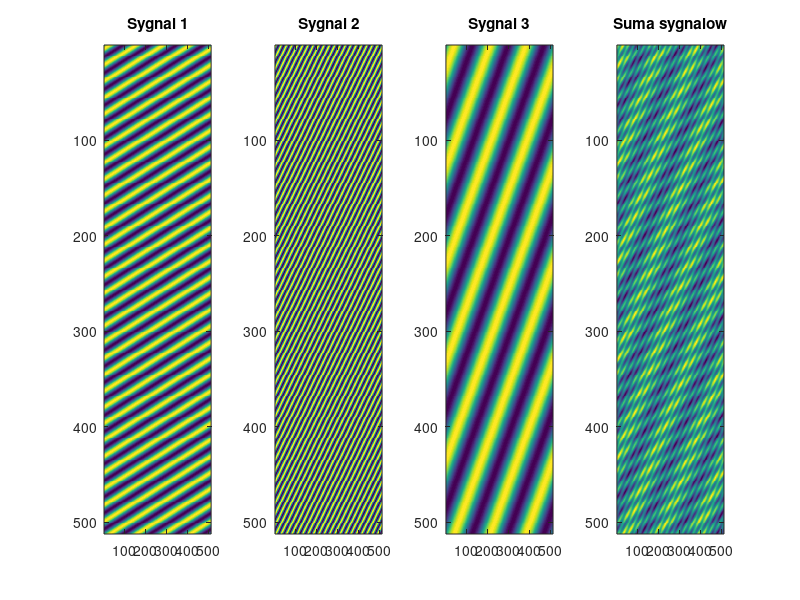
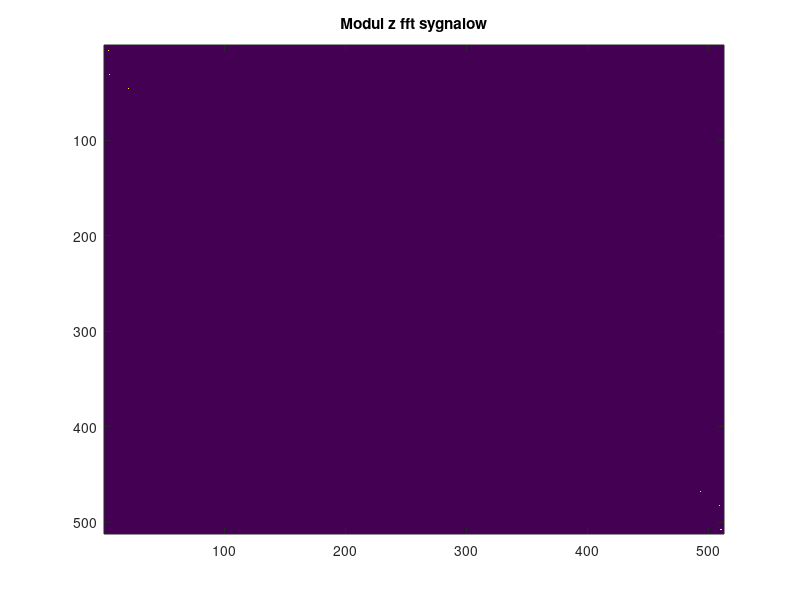

Recreate these plots in MATLAB, in order. (Note: this script raises an error after producing the figures.)
clear all;
close all;

fx1=30;
fx2=4;
fx3=45;
fx4=20;
fx5=5;
fx6=3;

Fsx1=512;
Fsx2=512;
Tsx1=1/Fsx1;
Tsx2=1/Fsx2;

N1=512;
N2=512;
s=zeros(N1,N2);

for n1=1:N1
    for n2=1:N2
        s1(n1,n2)=(sin(2*pi*fx1*n1*Tsx1+2*pi*fx2*n2*Tsx2));
    end
end

for n1=1:N1
    for n2=1:N2
        s2(n1,n2)= sin(2*pi*fx3*n1*Tsx1+2*pi*fx4*n2*Tsx2);       
    end
end

for n1=1:N1
    for n2=1:N2
        s3(n1,n2)= sin(2*pi*fx5*n1*Tsx1+2*pi*fx6*n2*Tsx2);       
    end
end

s=s1+s2+s3;

figure(1)   
subplot(1,4,1)
imagesc(s1)
title("Sygnal 1")
subplot(1,4,2)
imagesc(s2)
title("Sygnal 2")
subplot(1,4,3)
imagesc(s3)
title("Sygnal 3")
subplot(1,4,4)
imagesc(s)
title("Suma sygnalow")

im_fft=fft2(s);

figure(2)                       %wyswietlanie modulu
imagesc(abs(im_fft))
title("Modul z fft sygnalow")

h=mask(0.5,501);
h1=mask(0.2,501);

ylp=filter2(h,s);
ylp1=filter2(h1,s);

figure(3)
subplot(2,2,1)
imagesc(ylp)
subplot(2,2,2)
imagesc(abs(fft2(ylp)))
subplot(2,2,3)
mesh(h)
subplot(2,2,4)
mesh(abs(fftshift(fft2(h))))

figure(4)
subplot(2,2,1)
imagesc(ylp1)
subplot(2,2,2)
imagesc(abs(fft2(ylp1)))
subplot(2,2,3)
mesh(h1)
subplot(2,2,4)
mesh(abs(fftshift(fft2(h1))))